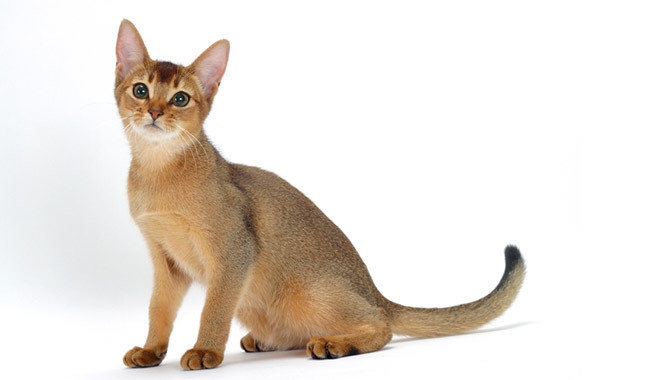
#> input picture cat_images/Abyssinian.jpg, 645 x 380 px
$ python -i crop.py   (imports and definitions only)
#> lines starting #> are read from the running program, lines starting #| are printed output that depends on the picture
import cv2


'''
:param リプライで受け取った画像
:return 検出した顔の数

顔の画像を保存
'''

def crop_face(img):
#> called with img = 'cat_images/Abyssinian.jpg'
    image = cv2.imread(img)
#> image is the input picture: shape (380, 645, 3); mean B, G, R 217, 224.4, 231.9
    image_gray = cv2.cvtColor(image, cv2.COLOR_BGR2GRAY)
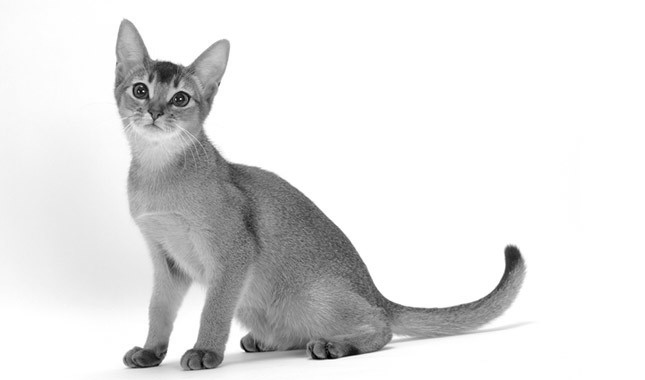
#> image_gray: shape (380, 645); min 1, max 255, mean 225.8
    cascade = cv2.CascadeClassifier("cat_cascade.xml")
    face_images = cascade.detectMultiScale(image_gray, scaleFactor=1.1,
                                           minNeighbors=1, minSize=(1, 1))
#> face_images = [[116, 30, 109, 109]]
    if len(face_images) > 0:
        for i, (x, y, w, h) in enumerate(face_images):
            face_image = image[y:y + h, x:x + w]
            cv2.imwrite('/tmp/cat_face_orig_' + str(i) + '.jpg', face_image)
            face_image = cv2.resize(face_image, (64, 64))
            cv2.imwrite("/tmp/cat_face_64x64_" + str(i) + ".jpg", face_image)
#> this loop made 1 pass
#> pass 1, in crop_face, `face_image = image[y:y + h, x:x + w]`:
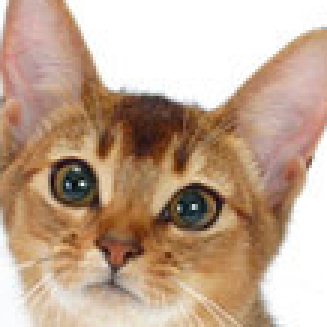
#> face_image: shape (109, 109, 3) (shown 3 times larger); mean B, G, R 145.5, 166.7, 193.2
#> pass 1, in crop_face, `face_image = cv2.resize(face_image, (64, 64))`:
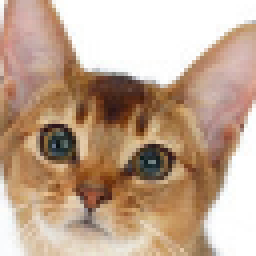
#> face_image: shape (64, 64, 3) (shown 4 times larger); mean B, G, R 145.4, 166.6, 193
        return len(face_images)

    else:
        return 0

>>> result = crop_face('cat_images/Abyssinian.jpg')
#> result = 1

$ run again, on cat_images/Birman.jpg
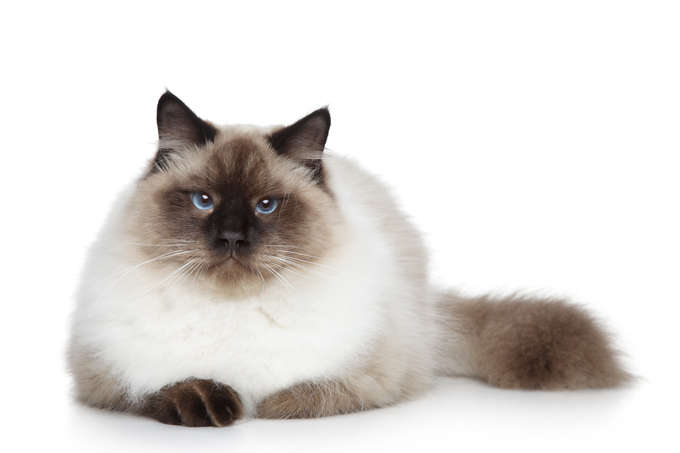
#> input picture cat_images/Birman.jpg, 680 x 453 px
#> in crop_face, image is the input picture: shape (453, 680, 3); mean B, G, R 216.9, 219.7, 223.2
#> in crop_face, `image_gray = cv2.cvtColor(image, cv2.COLOR_BGR2GRAY)`:
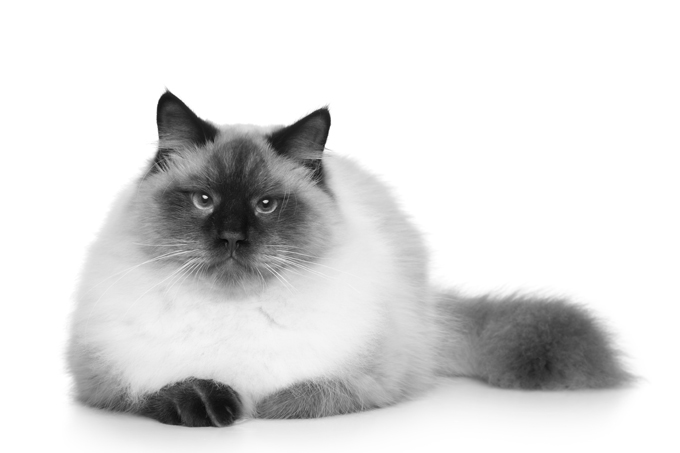
#> image_gray: shape (453, 680); min 5, max 255, mean 220.4
#> face_images = [[136, 74, 215, 215]]
#> the loop in crop_face, `for i, (x, y, w, h) in enumerate(face_images):` made 1 pass
#> pass 1, in crop_face, `face_image = cv2.resize(face_image, (64, 64))`:
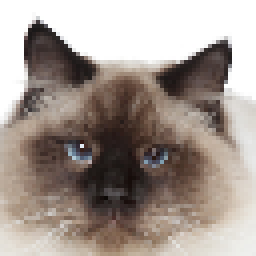
#> face_image: shape (64, 64, 3) (shown 4 times larger); mean B, G, R 144.5, 151.5, 162.7
#> result = 1

$ run again, on cat_images/British_Shorthair.jpg
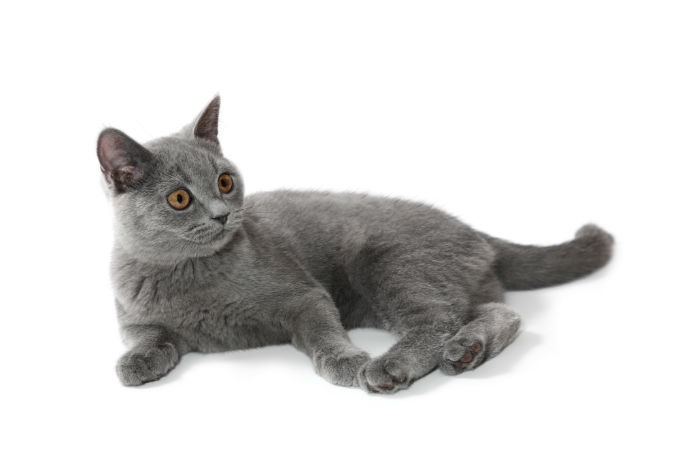
#> input picture cat_images/British_Shorthair.jpg, 680 x 453 px
#> in crop_face, image is the input picture: shape (453, 680, 3); mean B, G, R 213.9, 214.9, 215.5
#> face_images = [[92, 103, 143, 143]]
#> the loop in crop_face, `for i, (x, y, w, h) in enumerate(face_images):` made 1 pass
#> pass 1, in crop_face, `face_image = image[y:y + h, x:x + w]`:
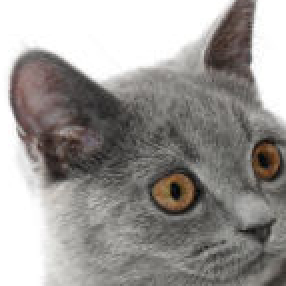
#> face_image: shape (143, 143, 3) (shown 2 times larger); mean B, G, R 150.3, 153.2, 156.3
#> pass 1, in crop_face, `face_image = cv2.resize(face_image, (64, 64))`:
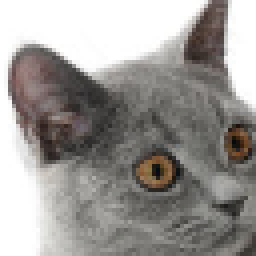
#> face_image: shape (64, 64, 3) (shown 4 times larger); mean B, G, R 150.2, 153.1, 156.2
#> result = 1
